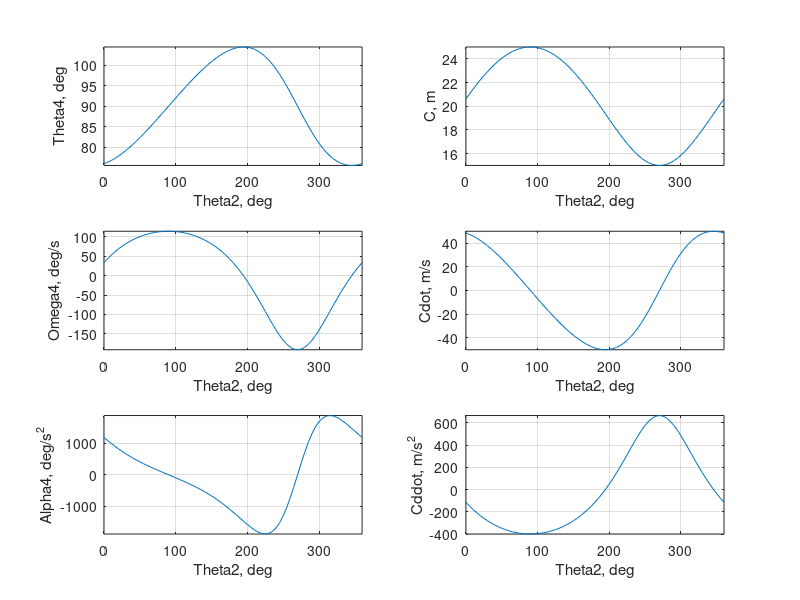

MATLAB code to generate this figure:
% Matthew J. Begneaud, 9/30/15
% Script to analyze the output of the rocker-link in a crank-slider-rocker 

clear
clc
    
global a d t2 w2 

a = 5;
d = 20;
w2 = 10;

% Theta2 range in degrees
t2start = 0;
t2stop = 360;
n=floor(((t2stop+5)-t2start)/5); 

t2 = (t2start:5:t2stop)*pi/180;




% %%%%%%%%%%%%%%%%%%%%%%%%% Position %%%%%%%%%%%%%%%%%%%%%%%%%%%%%%
t4 = atan2(d+a*sin(t2), a*cos(t2));

c = zeros(1,n);
for i = 1:n
    c (:,i) = (d+a*sin(t2(:,i)))/(sin(t4(:,i)));
end




% %%%%%%%%%%%%%%%%%%%%%%%%%% Velocity %%%%%%%%%%%%%%%%%%%%%%%%%%%%%%%
velocity = zeros(2,n);
for i = 1:n
    A = [cos(t4(i)) , -c(i).*sin(t4(i));...
        sin(t4(i)) , c(i).*cos(t4(i))];
    vrhs = a*w2*[-sin(t2(i)) ; cos(t2(i))];
    
    velocity(:,i) =  A\vrhs;
end
cdot = velocity(1,:);
w4 = velocity(2,:);




% %%%%%%%%%%%%%%%%%%%%%%%%%%% Acceleration %%%%%%%%%%%%%%%%%%%%%%%%%%
acceleration = zeros(2,n);
for i = 1:n
    B = [cos(t4(i)) , -c(i)*sin(t4(i));...
        sin(t4(i)) , c(i)*cos(t4(i))];
    arhs = -a*w2^2*[cos(t2(i)); sin(t2(i))] + c(i)*w4(i)^2*[cos(t4(i)); sin(t4(i))] + 2*cdot(i)*w4(i)*[sin(t4(i)); -cos(t4(i))];
    
    acceleration (:,i) = B\arhs;
end
cddot = acceleration(1,:);
a4 = acceleration(2,:);




% %%%%%%%%%%%%%%%%%%%%%%%%%%%% Plotting %%%%%%%%%%%%%%%%%%%%%%%%%%%%%

% Plot c and t4 vs t2
subplot(3,2,1)
plot(t2*180/pi, t4*180/pi)
xlabel('Theta2, deg')
ylabel('Theta4, deg')
axis tight
grid on
subplot(3,2,2)
plot(t2*180/pi, c)
xlabel('Theta2, deg')
ylabel('C, m')
axis tight
grid on 

% Plot cdot and w4 vs t2
subplot(3,2,3)
plot(t2*180/pi, w4*180/pi)
xlabel('Theta2, deg')
ylabel('Omega4, deg/s')
axis tight
grid on
subplot(3,2,4)
plot(t2*180/pi, cdot)
xlabel('Theta2, deg')
ylabel('Cdot, m/s')
axis tight
grid on

% Plot cddot and a4 vs t2
subplot(3,2,5)
plot(t2*180/pi, a4*180/pi)
xlabel('Theta2, deg')
ylabel('Alpha4, deg/s^2')
axis tight
grid on
subplot(3,2,6)
plot(t2*180/pi, cddot)
xlabel('Theta2, deg')
ylabel('Cddot, m/s^2')
axis tight
grid on